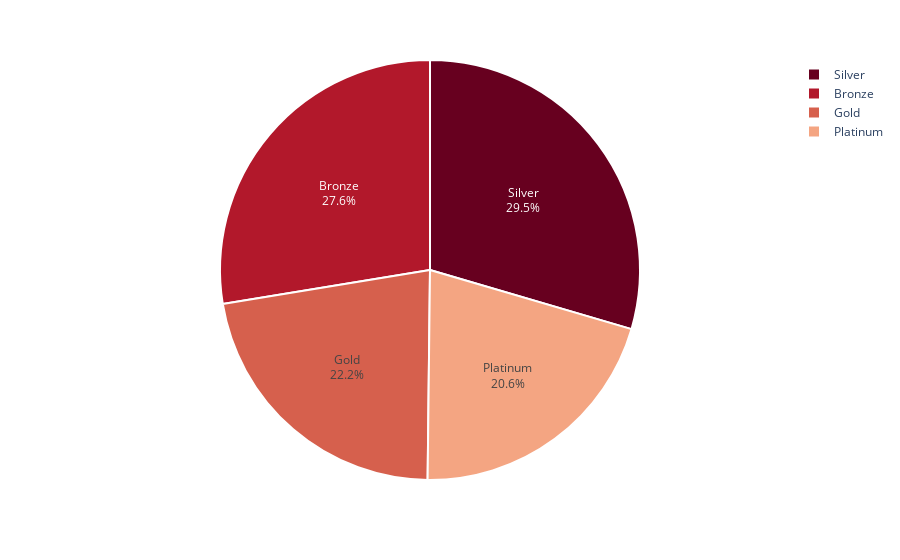

Write notebook code for a chart like this one.
### Code cell
cluster_counts = customer.clusters.value_counts()

fig = px.pie(cluster_counts, 
             values = cluster_counts.values, 
             names = cluster_counts.index,
             color_discrete_sequence=px.colors.sequential.RdBu)
fig.update_traces(textposition='inside', textinfo='percent+label', 
                  marker = dict(line = dict(color = 'white', width = 2)))
fig.show()

### Figure 1 — Plotly figure (JSON) as saved in the notebook; plotly's stock layout.template omitted (floating-point values rounded to 4 significant figures)
{"data": [{"domain": {"x": [0, 1], "y": [0, 1]}, "hovertemplate": "index=%{label}<br>value=%{value}<extra></extra>", "labels": ["Silver", "Bronze", "Gold", "Platinum"], "legendgroup": "", "marker": {"line": {"color": "white", "width": 2}}, "name": "", "showlegend": true, "textinfo": "percent+label", "textposition": "inside", "type": "pie", "values": [650, 607, 489, 454]}], "layout": {"legend": {"tracegroupgap": 0}, "margin": {"t": 60}, "piecolorway": ["rgb(103,0,31)", "rgb(178,24,43)", "rgb(214,96,77)", "rgb(244,165,130)", "rgb(253,219,199)", "rgb(247,247,247)", "rgb(209,229,240)", "rgb(146,197,222)", "rgb(67,147,195)", "rgb(33,102,172)", "rgb(5,48,97)"]}}
